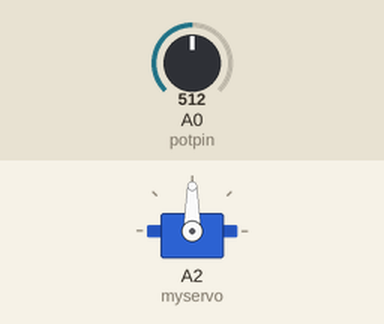
Simulated run of this sketch. Board: Arduino Uno, built with avr-gcc and run on an emulated ATmega328P. Parts: servo. Inputs (shaded band) come from the test bench; at power-on: A0 (potpin) = 512.

Above: at 1.2 s.
1.3 s: A0 (potpin) set to 716
At 2.5 s:
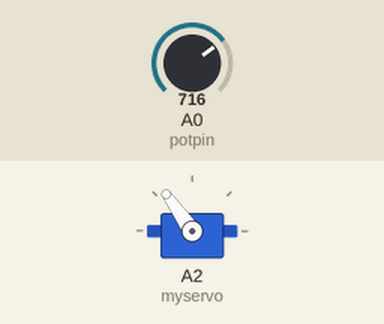
2.8 s: A0 (potpin) set to 900
At 3.4 s:
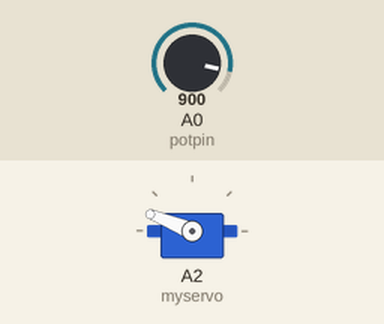
4.3 s: A0 (potpin) set to 1023
At 4.7 s:
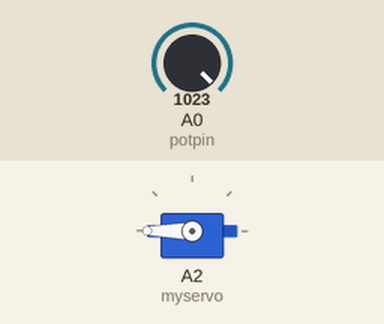
5.8 s: A0 (potpin) set to 306
At 7.0 s:
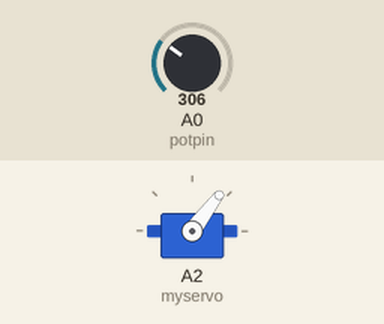
7.3 s: A0 (potpin) set to 122
At 8.1 s:
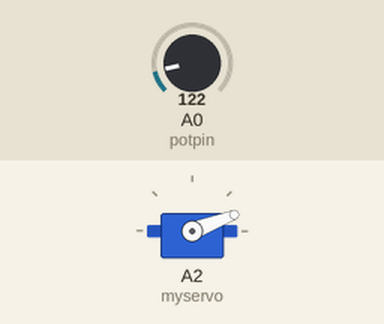
Timing chart, 0 to 9.8 s (numbered marks = the images above; inputs shaded):
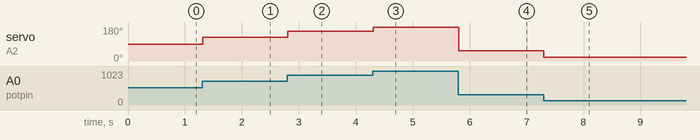

Measured:
- after the input at 1.3 s, servo on A2 (myservo): 90° → 125° at once
- after the input at 2.8 s, servo on A2 (myservo): 125° → 158° at once
- after the input at 4.3 s, servo on A2 (myservo): 158° → 180° at once
- after the input at 5.8 s, servo on A2 (myservo): 180° → 53° at once
- after the input at 7.3 s, servo on A2 (myservo): 53° → 21° at once

The sketch:

Lab4-2.ino
```cpp
#include <Servo.h>
Servo myservo;
int potpin = 0;
int val;

void setup() {
  myservo.attach(A2);
}

void loop() {
  val = analogRead(potpin);
  val = map(val,0,1023,0,180);
  myservo.write(val);
  delay(10);
}
```
